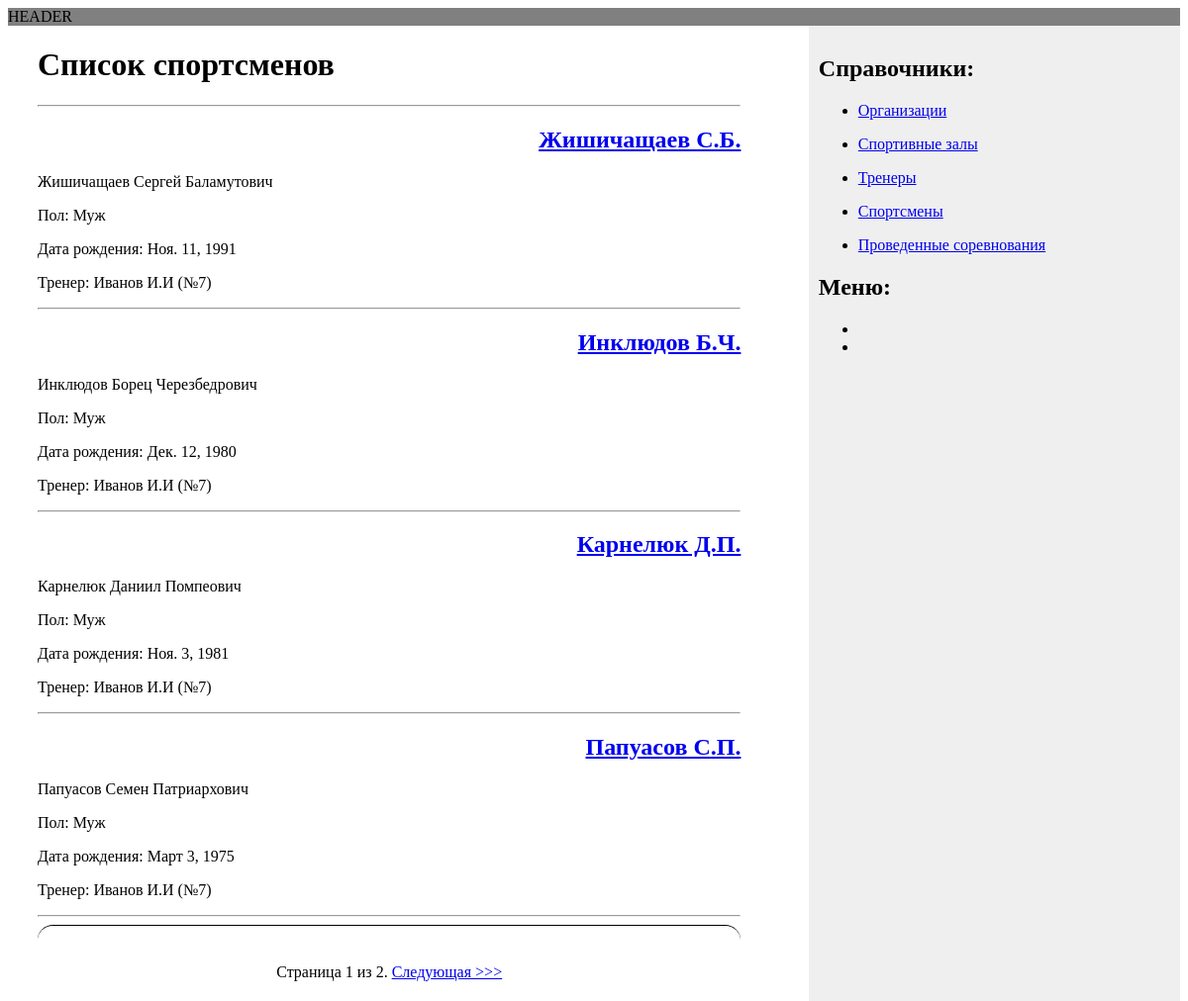
Page /tournament/judoka/ on the committed database.
### tournament/models.py (models this page shows, shortened)
class Judoka(models.Model):
    STATUS_CHOICES = (
        ('active', 'Тренеруется'),
        ('not_active', 'Не тренеруется'),
    )
    PAY_STATUS = (
        ('payed', 'Оплачено'),
        ('not_payed', 'Не оплачено')
    )
    GENDER_CHOICES = (
        ('male', 'Муж'),
        ('female', 'Жен'),
    )
    last_name = models.CharField(verbose_name='Фамилия', max_length=25)
    first_name = models.CharField(verbose_name='Имя', max_length=25)
    middle_name = models.CharField(verbose_name='Отчество', max_length=25)
    short_name = models.CharField(verbose_name='Фамилия и инициалы', max_length=25)
    birthday = models.DateField(verbose_name='Дата рождения')
    gender = models.CharField(verbose_name='Пол',
                              max_length=6,
                              choices=GENDER_CHOICES,
                              default='male')
    rating = models.IntegerField(verbose_name='Рейтинг', default=0)
    rating_points = models.IntegerField(verbose_name='Очки рейтинга', default=0)
    slug = models.SlugField(verbose_name='Алиас', max_length=250)
    coach = models.ForeignKey(Coach,
                              verbose_name='Тренер',
                              on_delete=models.PROTECT,
                              related_name='judokas')
    status = models.CharField(verbose_name='Действующий спортсмен',
                              max_length=10,
                              choices=STATUS_CHOICES,
                              default='active')
    pay = models.CharField(verbose_name='Орг. взнос',
                           max_length=9,
                           choices=PAY_STATUS,
                           default='not_payed')
    objects = models.Manager()
    active = ActiveJudokaManager()
    class Meta:
        verbose_name = 'Спортсмен'
        verbose_name_plural = 'Спортсмены'
        ordering = ('last_name', 'first_name', 'middle_name',)
    def get_absolute_url(self):
        return reverse('tournament:judoka_detail',
                       args=[self.slug])

class Coach(models.Model):
    last_name = models.CharField(verbose_name='Фамилия', max_length=25)  # Ф
    first_name = models.CharField(verbose_name='Имя', max_length=25)  # И
    middle_name = models.CharField(verbose_name='Отчество', max_length=25)  # О
    short_name = models.CharField(verbose_name='Фамилия и инициалы', max_length=25)
    slug = models.SlugField(verbose_name='Алиас', max_length=250)
    gym = models.ForeignKey(Gym,
                            verbose_name='Спортивный зал',
                            on_delete=models.PROTECT,
                            related_name='coaches')
    objects = models.Manager()
    class Meta:
        verbose_name = 'Тренер'
        verbose_name_plural = 'Тренеры'
        ordering = ('last_name', 'first_name', 'middle_name',)

class Gym(models.Model):
    STATUS_CHOICES = (
        ('active', 'Действующий'),
        ('closed', 'Закрытый'),
    )
    organization = models.ForeignKey(Organization,
                                     verbose_name='Организация',
                                     on_delete=models.PROTECT,
                                     related_name='gyms')
    name = models.CharField(verbose_name='Полное наименование', max_length=100, unique=True)
    short_name = models.CharField(verbose_name='Сокращенное наименование', max_length=100)
    address = models.CharField(verbose_name='Адрес', max_length=150)
    slug = models.SlugField(verbose_name='Алиас', max_length=100)
    status = models.CharField(
        verbose_name='Статус',
        max_length=15,
        choices=STATUS_CHOICES,
        default='active'
    )
    objects = models.Manager()
    active = ActiveGymManager()
    class Meta:
        verbose_name = 'Спорт. зал'
        verbose_name_plural = 'Спорт. залы'
        ordering = ('short_name',)

### tournament/views.py (the view)
# urls.py: path('judoka/', views.JudokaListView.as_view(), name='judoka_list'),
class JudokaListView(ListView):
    queryset = Judoka.active.all()
    context_object_name = 'judokas'
    paginate_by = 4
    template_name = 'judoka/list.html'

### tournament/templates/judoka/list.html (shortened to what this page needs)
{% extends 'tournament/base.html' %}
{% block content %}
    <h1>Список спортсменов</h1>
    <hr>
    {% for judoka in judokas %}
        <h2 align="right">
            <a href="{{ judoka.get_absolute_url }}">{{ judoka.short_name }}</a>
        </h2>
        <p>{{ judoka.last_name }} {{ judoka.first_name }} {{ judoka.middle_name }}</p>
        <p>Пол: {{ judoka.get_gender_display }}</p>
        <p>Дата рождения: {{ judoka.birthday }}</p>
        <p>Тренер: {{ judoka.coach.short_name }} ({{judoka.coach.gym.short_name}})</p>
        <hr>
    {% endfor %}
    {% include 'tournament/pagination.html' with page=page_obj %}
{% endblock %}

### tournament/static/css/mystyle.css (style rules this page uses)
html { height: 100%; width: 100%; }
body { display: flex; flex-direction: column; height: 100%; }

### rows in the picture
Judoka: short_name "Жишичащаев С.Б.", last_name "Жишичащаев", first_name "Сергей", middle_name "Баламутович", gender "Муж", birthday "Ноя. 11, 1991", coach.short_name "Иванов И.И", coach.gym.short_name "№7"
Judoka: short_name "Инклюдов Б.Ч.", last_name "Инклюдов", first_name "Борец", middle_name "Черезбедрович", gender "Муж", birthday "Дек. 12, 1980", coach.short_name "Иванов И.И", coach.gym.short_name "№7"
Judoka: short_name "Карнелюк Д.П.", last_name "Карнелюк", first_name "Даниил", middle_name "Помпеович", gender "Муж", birthday "Ноя. 3, 1981", coach.short_name "Иванов И.И", coach.gym.short_name "№7"
Judoka: short_name "Папуасов С.П.", last_name "Папуасов", first_name "Семен", middle_name "Патриархович", gender "Муж", birthday "Март 3, 1975", coach.short_name "Иванов И.И", coach.gym.short_name "№7"

### other values in the picture
{{ page.number }} "1"
{{ page.paginator.num_pages }} "2"
